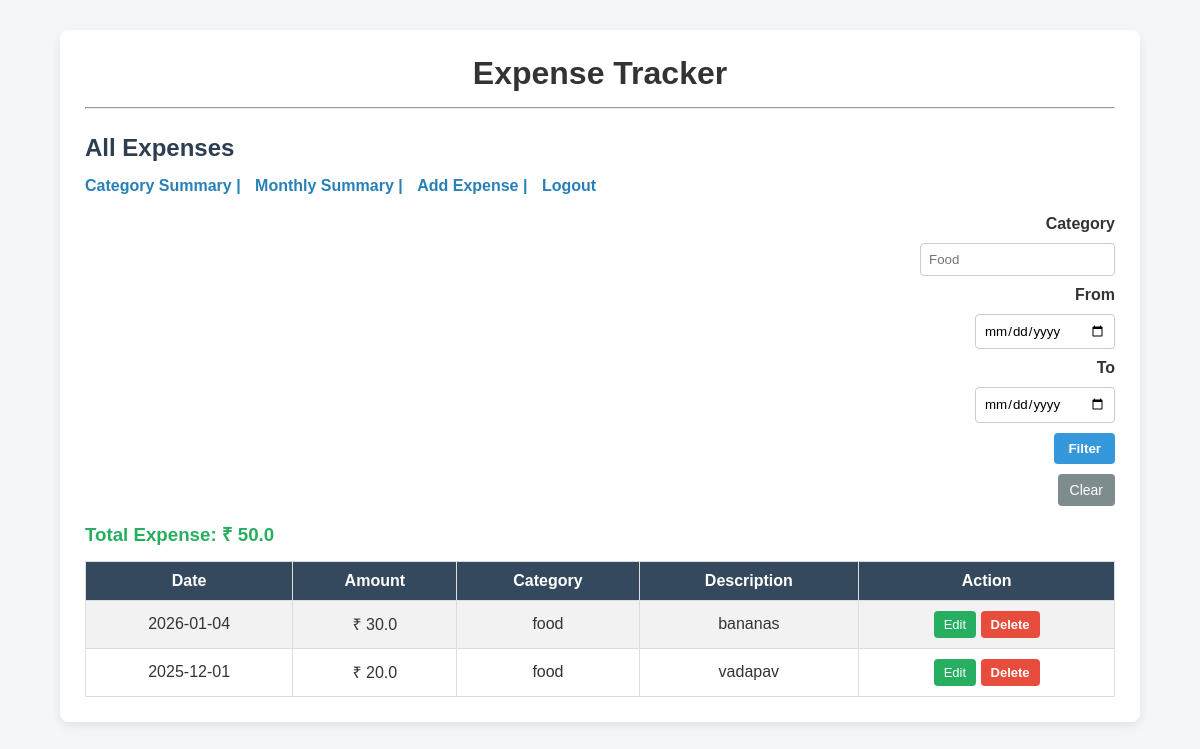
The page / (signed in) on the database its author committed.
### tables this page shows
CREATE TABLE expenses (
    id INTEGER PRIMARY KEY AUTOINCREMENT,
    amount REAL,
    category TEXT,
    description TEXT
, date TEXT, user_id INTEGER);

### app.py (the view)
@app.route("/")
def home():
    if "user_id" not in session:
        return redirect("/login")
    user_id = session["user_id"]
    category = request.args.get("category")
    from_date = request.args.get("from_date")
    to_date = request.args.get("to_date")
    query = "SELECT * FROM expenses WHERE user_id = ?"
    total_query = "SELECT SUM(amount) FROM expenses WHERE user_id = ?"
    params = [user_id]
    if category:
        query += " AND category = ?"
        total_query += " AND category = ?"
        params.append(category)
    if from_date:
        query += " AND date >= ?"
        total_query += " AND date >= ?"
        params.append(from_date)
    if to_date:
        query += " AND date <= ?"
        total_query += " AND date <= ?"
        params.append(to_date)
    query += " ORDER BY date DESC"
    conn = get_db_connection()
    expenses = conn.execute(query, params).fetchall()
    total = conn.execute(total_query, params).fetchone()[0]
    total = total if total else 0
    conn.close()
    return render_template("view.html", expenses=expenses, total=total)

### app.py (called while the page is built)
def get_db_connection():
    conn = sqlite3.connect("expenses.db")
    conn.row_factory = sqlite3.Row
    return conn

### templates/view.html
{% extends "base.html" %}
{% block content %}
<div class="page-container">
    <h2>All Expenses</h2>
    <div class="nav-links">
        <a href="/summary">Category Summary |</a>
        <a href="/monthly">Monthly Summary |</a>
        <a href="/add">Add Expense |</a>
        <a href="/logout">Logout</a>
    </div>
    <form method="GET" class="filter-form">
        <label>Category</label>
        <input type="text" name="category"
               value="{{ request.args.get('category','') }}"
               placeholder="Food">
        <label>From</label>
        <input type="date" name="from_date"
               value="{{ request.args.get('from_date','') }}">
        <label>To</label>
        <input type="date" name="to_date"
               value="{{ request.args.get('to_date','') }}">
        <button type="submit">Filter</button>
        <a href="/" class="clear-btn">Clear</a>
    </form>
    <h3 class="total">Total Expense: ₹ {{ total if total else 0 }}</h3>
    <table class="expense-table">
        <tr>
            <th>Date</th>
            <th>Amount</th>
            <th>Category</th>
            <th>Description</th>
            <th>Action</th>
        </tr>
        {% for expense in expenses %}
        <tr>
            <td>{{ expense.date }}</td>
            <td>₹ {{ expense.amount }}</td>
            <td>{{ expense.category }}</td>
            <td>{{ expense.description }}</td>
            <td>
                <a href="/edit/{{ expense.id }}" class="edit-btn">Edit</a>
                <form action="/delete/{{ expense.id }}" method="POST" style="display:inline;">
                    <button type="submit" class="delete-btn">Delete</button>
                </form>
            </td>
        </tr>
        {% endfor %}
    </table>
</div>
{% endblock %}

### static/style.css (style rules this page uses)
* { margin: 0; padding: 0; box-sizing: border-box; font-family: Arial, Helvetica, sans-serif; }
body { background-color: #f4f6f9; color: #333; }
.page-container { width: 100%; }
h2 { margin-bottom: 15px; color: #2c3e50; }
h3.total { margin: 15px 0; color: #27ae60; }
.nav-links { margin-bottom: 20px; }
.nav-links a { text-decoration: none; color: #2980b9; margin-right: 10px; font-weight: bold; }
form { display: flex; flex-direction: column; gap: 10px; }
label { font-weight: bold; }
input[type="text"], input[type="number"], input[type="date"] { padding: 8px; border: 1px solid #ccc; border-radius: 4px; }
.filter-form { display: flex; flex-wrap: wrap; gap: 10px; align-items: flex-end; margin-bottom: 15px; }
.filter-form input { min-width: 140px; }
button { padding: 8px 14px; background-color: #3498db; border: none; color: #fff; border-radius: 4px; cursor: pointer; font-weight: bold; }
.clear-btn, .cancel-btn, .back-link, .btn-link { text-decoration: none; padding: 8px 12px; background: #7f8c8d; color: #fff; border-radius: 4px; font-size: 14px; }
.edit-btn { background: #27ae60; color: white; padding: 6px 10px; border-radius: 4px; text-decoration: none; font-size: 13px; }
.delete-btn { background: #e74c3c; border: none; color: white; padding: 6px 10px; border-radius: 4px; cursor: pointer; font-size: 13px; }
table { width: 100%; border-collapse: collapse; margin-top: 10px; }
th, td { border: 1px solid #ddd; padding: 10px; text-align: center; }
th { background-color: #34495e; color: white; }
tr:nth-child(even) { background-color: #f2f2f2; }
a { color: #2980b9; }

### rows shown on the page
expenses: date "2026-01-04", amount "30.0", category "food", description "bananas"
expenses: date "2025-12-01", amount "20.0", category "food", description "vadapav"

### other values the page prints
{{ total if total else 0 }} "50.0"
